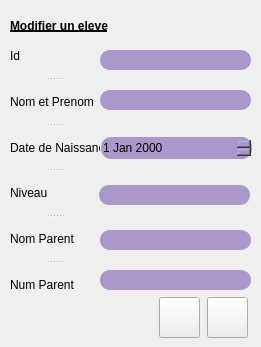
     <widget class="QWidget" name="page_2">
      <widget class="QDateEdit" name="dateEdit_Mo">
       <property name="geometry">
        <rect>
         <x>101</x>
         <y>137</y>
         <width>151</width>
         <height>22</height>
        </rect>
       </property>
       <property name="styleSheet">
        <string notr="true">border-color: rgb(255, 255, 255);

border-radius: 10px;
background-color: rgb(171, 152, 203);</string>
       </property>
      </widget>
      <widget class="QLineEdit" name="lineEdit_Mo_niv_E">
       <property name="geometry">
        <rect>
         <x>99</x>
         <y>185</y>
         <width>151</width>
         <height>20</height>
        </rect>
       </property>
       <property name="styleSheet">
        <string notr="true">border-color: rgb(255, 255, 255);

border-radius: 10px;
background-color: rgb(171, 152, 203);</string>
       </property>
      </widget>
      <widget class="QLabel" name="label_5">
       <property name="geometry">
        <rect>
         <x>10</x>
         <y>10</y>
         <width>241</width>
         <height>31</height>
        </rect>
       </property>
       <property name="styleSheet">
        <string notr="true">font: 75 15pt &quot;Quicksand&quot;;
text-decoration: underline;
font-weight:bold;</string>
       </property>
       <property name="text">
        <string>Modifier un eleve</string>
       </property>
      </widget>
      <widget class="QLineEdit" name="lineEdit_Mo_parent_E">
       <property name="geometry">
        <rect>
         <x>100</x>
         <y>230</y>
         <width>151</width>
         <height>20</height>
        </rect>
       </property>
       <property name="styleSheet">
        <string notr="true">border-color: rgb(255, 255, 255);

border-radius: 10px;
background-color: rgb(171, 152, 203);</string>
       </property>
      </widget>
      <widget class="QLineEdit" name="lineEdit_Mo_id_E">
       <property name="geometry">
        <rect>
         <x>100</x>
         <y>50</y>
         <width>151</width>
         <height>20</height>
        </rect>
       </property>
       <property name="styleSheet">
        <string notr="true">border-color: rgb(255, 255, 255);

border-radius: 10px;
background-color: rgb(171, 152, 203);</string>
       </property>
      </widget>
      <widget class="QSplitter" name="splitter_3">
       <property name="geometry">
        <rect>
         <x>10</x>
         <y>35</y>
         <width>90</width>
         <height>271</height>
        </rect>
       </property>
       <property name="orientation">
        <enum>Qt::Vertical</enum>
       </property>
       <widget class="QLabel" name="label_34">
        <property name="text">
         <string>Id</string>
        </property>
       </widget>
       <widget class="QLabel" name="label_35">
        <property name="text">
         <string>Nom et Prenom</string>
        </property>
       </widget>
       <widget class="QLabel" name="label_36">
        <property name="text">
         <string>Date de Naissance</string>
        </property>
       </widget>
       <widget class="QLabel" name="label_37">
        <property name="text">
         <string>Niveau</string>
        </property>
       </widget>
       <widget class="QLabel" name="label_38">
        <property name="text">
         <string>Nom Parent</string>
        </property>
       </widget>
       <widget class="QLabel" name="label_39">
        <property name="text">
         <string>Num Parent</string>
        </property>
       </widget>
      </widget>
      <widget class="QLineEdit" name="lineEdit_Mo_num_E">
       <property name="geometry">
        <rect>
         <x>100</x>
         <y>270</y>
         <width>151</width>
         <height>20</height>
        </rect>
       </property>
       <property name="styleSheet">
        <string notr="true">border-color: rgb(255, 255, 255);

border-radius: 10px;
background-color: rgb(171, 152, 203);</string>
       </property>
      </widget>
      <widget class="QLineEdit" name="lineEdit_Mo_NP_E">
       <property name="geometry">
        <rect>
         <x>100</x>
         <y>90</y>
         <width>151</width>
         <height>20</height>
        </rect>
       </property>
       <property name="styleSheet">
        <string notr="true">border-color: rgb(255, 255, 255);

border-radius: 10px;
background-color: rgb(171, 152, 203);</string>
       </property>
      </widget>
      <widget class="QPushButton" name="pushButton_resetME">
       <property name="geometry">
        <rect>
         <x>207</x>
         <y>297</y>
         <width>41</width>
         <height>41</height>
        </rect>
       </property>
       <property name="styleSheet">
        <string notr="true">border-image: url(:/new/prefix1/icon/annuler.png);</string>
       </property>
       <property name="text">
        <string/>
       </property>
      </widget>
      <widget class="QPushButton" name="pushButton_ModifierEleve">
       <property name="geometry">
        <rect>
         <x>159</x>
         <y>297</y>
         <width>41</width>
         <height>41</height>
        </rect>
       </property>
       <property name="styleSheet">
        <string notr="true">border-image: url(:/new/prefix1/icon/ok.png);</string>
       </property>
       <property name="text">
        <string/>
       </property>
      </widget>
     </widget>
